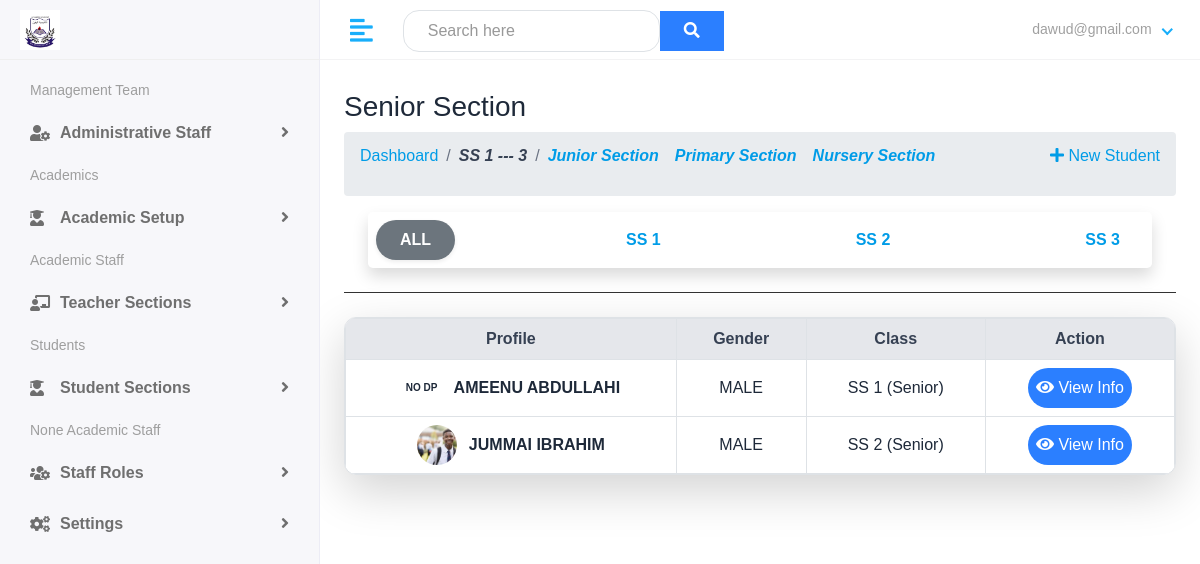
Screenshot of /studentApp/senior-class (signed in) with the database file from the repository.
### school/models.py (models this page shows, shortened)
class SchoolClass(models.Model):
    section = models.ForeignKey(Section, on_delete=models.CASCADE)
    name = models.CharField(max_length=20)  # e.g. "JS1", "SS2", "Nursery 2"
    class_teacher = models.ForeignKey(Teacher, on_delete=models.SET_NULL, null=True, blank=True, related_name='class_teacher_of')
    class Meta:
        unique_together = ('section', 'name')
        ordering = ['section', 'name']
    def __str__(self):
        return f"{self.name} ({self.section.name})"

class Section(models.Model):
    SECTION_CHOICES = (
        ('Nursery', 'Nursery'),
        ('Primary', 'Primary Section'),
        ('Junior', 'Junior Section'),
        ('Senior', 'Senior Section'),
    )
    name = models.CharField(max_length=10, choices=SECTION_CHOICES, unique=True)

### studentApp/models.py (models this page shows, shortened)
class Student(models.Model):
    guardian = models.ForeignKey(Guardian, on_delete=models.SET_NULL, null=True, blank=True, related_name='students')
    first_name = models.CharField(max_length=100)
    last_name = models.CharField(max_length=100)
    student_class = models.ForeignKey(SchoolClass, on_delete=models.SET_NULL, null=True, blank=True)
    gender = models.CharField(max_length=10, choices=Gender)
    date_of_birth = models.DateField()
    religion = models.CharField(max_length=20)
    date_join = models.DateField()
    phone = models.CharField(max_length=11, null=True, blank=True)
    avatar = models.ImageField(upload_to='students/', blank=True, null=True)

### studentApp/views.py (the view)
# urls.py: path('senior-class', views.seniorclass, name="senior-class"),
@login_required(login_url='my-login')
def seniorclass(request):
    class_filter = request.GET.get('class')  # e.g., 'SS 1'
    if class_filter:
        students = Student.objects.filter(student_class__name__iexact=class_filter)
    else:
        students = Student.objects.filter(student_class__name__startswith='SS')  # <-- FIXED
    senior_classes = SchoolClass.objects.filter(name__startswith='SS')
    context = {
        "students": students,
        "senior_classes": senior_classes,
        "selected_class": class_filter,
    }
    return render(request, 'school/students/senior-class.html', context)

### templates/school/students/senior-class.html (shortened to what this page needs)
{% extends 'school/base.html' %}
{% load crispy_forms_tags %}
{% load static tailwind_tags %}
{% load widget_tweaks %}
{% load static %}
{% block body %}
<div class="page-wrapper">
    <div class="content w-full px-4">
        <div class="mb-6 border-b pb-4">
            <h3 class="text-2xl font-bold text-gray-800">Senior Section</h3>
            <div class="breadcrumb flex justify-between ">
                 <ul class="  text-gray-500 flex gap-2">
                <li><a href="{% url 'admin-dashboard' %}" class="hover:underline ">Dashboard</a></li>
                <li>/</li>
                <li class="text-gray-700 font-italic font-bold font-italic">SS 1 --- 3 </li>
                <li>/</li>
                <li class="text-gray-700 font-italic font-bold"> <a href="{% url 'junior-class' %}" class="hover:underline "> Junior Section </li>
                <li class="text-gray-700 font-italic font-bold"> <a href="{% url 'primary-class' %}" class="hover:underline "> Primary Section </li>
                <li class="text-gray-700 font-italic font-bold"> <a href="{% url 'nursery-class' %}" class="hover:underline "> Nursery Section </li>
                </ul>
                <a href="{% url 'add-student' %}">  <i class="fas fa-plus"></i> New Student</a>
            </div>
            <div class=" flex-row justify-between mx-4 bg-white p-2 rounded-lg shadow hidden md:flex">
                <a href="{% url 'senior-class' %}" class="cursor-pointer px-4 py-2 rounded-full font-semibold shadow-sm {% if not selected_class %}bg-secondary text-white{% else %}hover:bg-blue-100{% endif %}">
                    ALL
                </a>
                {% for class in senior_classes %}
                    <a href="{% url 'senior-class' %}?class={{ class.name }}" class="cursor-pointer px-4 py-2 rounded-full font-semibold {% if selected_class == class.name %}bg-secondary text-white{% else %}hover:bg-blue-100{% endif %} transition">
                        {{ class.name|upper }}
                    </a>
                {% endfor %}
            </div>
        </div>
        <div class="bg-white border border-gray-300 shadow-lg rounded-xl overflow-hidden">
            <div class="overflow-x-auto">
                <table class="min-w-full table-auto border-collapse">
                    <thead class="bg-gray-200 text-gray-700 text-center">
                        <tr>
                            <th class="border border-gray-300 px-4 py-2">Profile</th>
                            <th class="border border-gray-300 px-4 py-2">Gender</th>
                            <th class="border border-gray-300 px-4 py-2">Class</th>
                            <th class="border border-gray-300 px-4 py-2">Action</th>
                        </tr>
                    </thead>
                    <tbody class="text-center text-gray-800">
                        {% for student in students %}
                        <tr class="hover:bg-gray-100 transition">
                            <td class="border border-gray-300 px-4 py-2 text-center">
                                <div class="flex justify-center items-center gap-3">
                                    {% if student.avatar %}
                                        <img src="{{ student.avatar.url }}" alt="Avatar"
                                            class="w-10 h-10 rounded-full object-cover">
                                    {% else %}
                                        <div class="w-10 h-10 rounded-full flex items-center justify-center text-[10px]  font-bold uppercase">
                                            NO DP
                                        </div>
                                    {% endif %}
                                    <span class="font-semibold uppercase">
                                        {{ student.first_name }} {{ student.last_name }}
                                    </span>
                                </div>
                            </td>
                            <td class="border border-gray-300 px-4 py-2">{{ student.gender|upper }}</td>
                            <td class="border border-gray-300 px-4 py-2">{{ student.student_class }}</td>
                            <td class="border border-gray-300 px-4 py-2">
                                <button class="bg-blue-500 p-2  rounded-pill hover:text-blue-700" title="Edit">
                                <a href="{% url 'student-detail' student.id%}" class="text-white"><i class="fas fa-eye"></i> View Info </i>
                                </a>
                                </button>
                            </td>
                        </tr>
                        {% empty %}
                        <tr>
                            <td colspan="5" class="text-center py-6 text-gray-500">No students found.</td>
                        </tr>
                        {% endfor %}
                    </tbody>
                </table>
            </div>
        </div>
    </div>
</div>
<div class="header">
   <div class="header-left flex items-center gap-4">
      <a href="index.html" class="logo">
         <img src="{% static 'assets/images/logo1.jpg' %}" alt="Logo">
      </a>
   </div>
   <a href="javascript:void(0);" id="toggle_btn">
   <i class="fas fa-align-left"></i>
   </a>
   <div class="top-nav-search">
      <form method="get" class="flex items-center">
         <input  type="text" placeholder="Search here" class="bg-black rounded-2xl border border-black px-6 py-2"/>
         <button type="submit"  name="q" class="bg-blue-500 hover:bg-blue-700 text-white  rounded-2xl px-4 py-2" >
            <i class="fas fa-search"></i>
         </button>
      </form>
   </div>
   <ul class="nav user-menu">
      <li class="nav-item dropdown has-arrow">
         <a href="#" class="dropdown-toggle nav-link" data-toggle="dropdown">
            <span class="user-img">
               {{user.email}}
            </span>
         </a>
      </li>
   </ul>
</div>
{% endblock %}

### static/assets/css/style.css (style rules this page uses)
html { height: 100%; }
body { background-color: #fff; color: #333; font-family: 'Poppins', sans-serif; font-size: 1rem; height: 100%; line-height: 1.5; overflow-x: hidden; }
h1, h2, h3, h4, h5, h6 { font-family: 'Poppins', sans-serif; margin-top: 0; }
a { color: #009ce7; }
input, button, a { transition: all 0.4s ease; -moz-transition: all 0.4s ease; -o-transition: all 0.4s ease; -ms-transition: all 0.4s ease; -webkit-transition: all 0.4s ease; }
input, input:focus, button, button:focus { outline: none; }
input[type=text], input[type=password] { -webkit-appearance: none; -moz-appearance: none; appearance: none; }
ul, ol { padding: 0px; list-style: none; }
.bg-white { background-color: #fff; }
.header { background-color: #fff; border-bottom: 1px solid #f3f3f4; left: 0; position: fixed; right: 0; top: 0; z-index: 1001; height: 60px; }
.header .header-left { float: left; height: 60px; padding: 0 20px; position: relative; width: 320px; z-index: 1; transition: all 0.2s ease-in-out; background-color: #f7f7fa; border-bottom: 1px solid #efefef; border-right: 1px solid #ececf5; display: flex; align-items: center; }
.header .header-left .logo { display: inline-block; line-height: 60px; }
.header .header-left .logo img { max-height: 40px; width: auto; }
.header .dropdown-toggle:after { display: none; }
.header .has-arrow .dropdown-toggle:after { border-top: 0; border-left: 0; border-bottom: 2px solid #18aefa; border-right: 2px solid #18aefa; content: ''; height: 8px; display: inline-block; pointer-events: none; -webkit-transform-origin: 66% 66%; -ms-transform-origin: 66% 66%; transform-origin: 66% 66%; -webkit-transform: rotate(45deg); -ms-transform: rotate(45deg); transform: rotate(45deg); -webkit-transition: all 0.15s ease-in-out; transition: all 0.15s ease-in-out; width: 8px; vertical-align: 0px; }
.user-menu { float: right; margin: 0; position: relative; z-index: 99; padding-right: 15px; }
.user-menu.nav > li > a { color: #a0a0a0; font-size: 14px; line-height: 58px; padding: 0 15px; height: 60px; }
.user-img { margin-right: 3px; position: relative; }
.top-nav-search { float: left; margin-left: 15px; }
.top-nav-search form { margin-top: 10px; position: relative; width: 300px; }
.page-wrapper { margin-left: 320px; padding-top: 60px; position: relative; transition: all 0.4s ease; }
.page-wrapper > .content { padding: 1.875rem 1.875rem 0; }
@media (min-width: 992px) { #toggle_btn { align-items: center; color: #18aefa; display: inline-flex; float: left; font-size: 26px; height: 60px; justify-content: center; margin-left: 15px; padding: 0 15px; } }

### rows the page displays
SchoolClass: name "SS 1"
SchoolClass: name "SS 2"
SchoolClass: name "SS 3"
Student: avatar "NO DP", first_name "AMEENU", last_name "ABDULLAHI", gender "MALE", student_class "SS 1 (Senior)"
Student: avatar (picture), first_name "JUMMAI", last_name "IBRAHIM", gender "MALE", student_class "SS 2 (Senior)"

### other values shown
{{ user.email }} "dawud@gmail.com"
